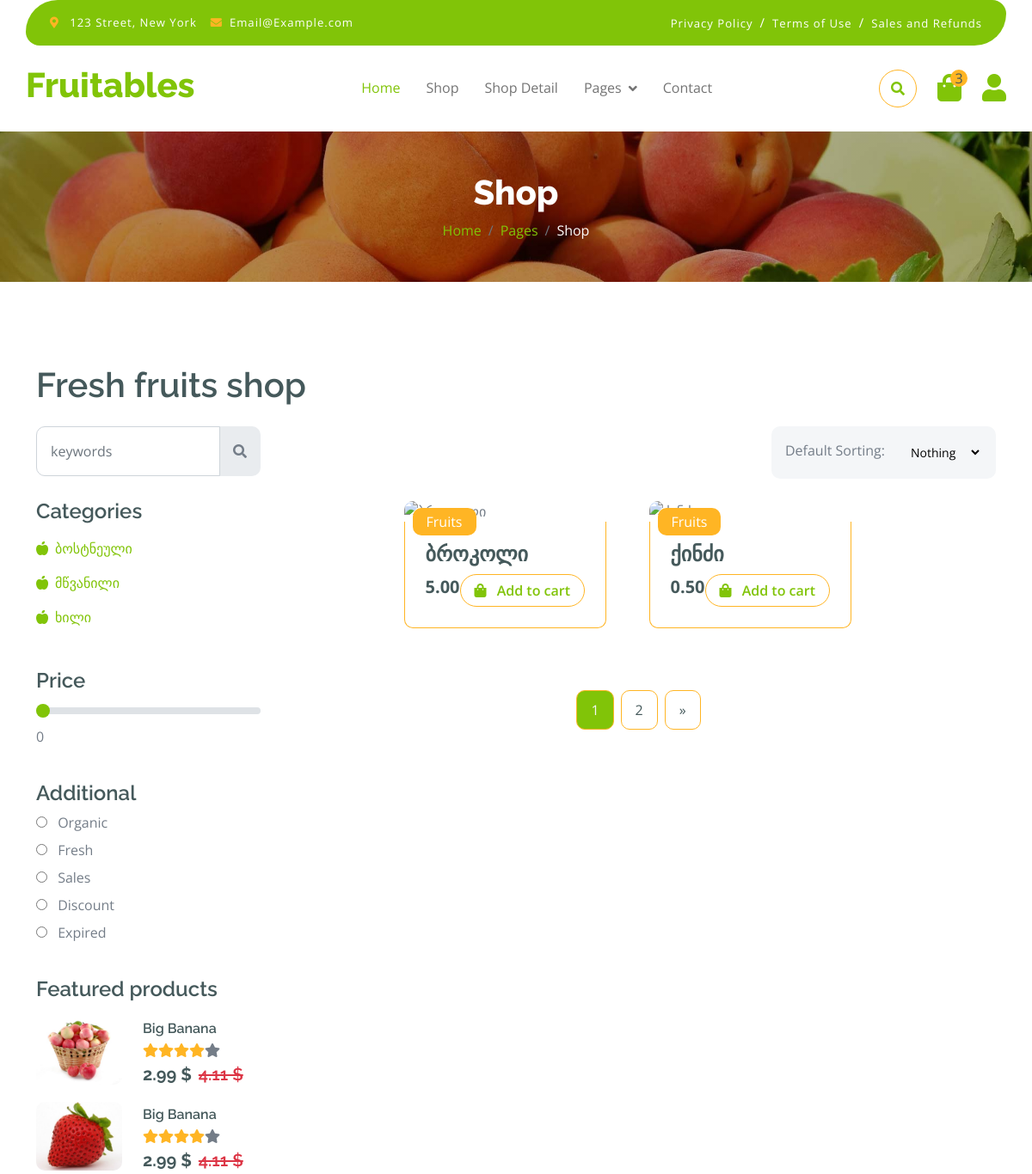
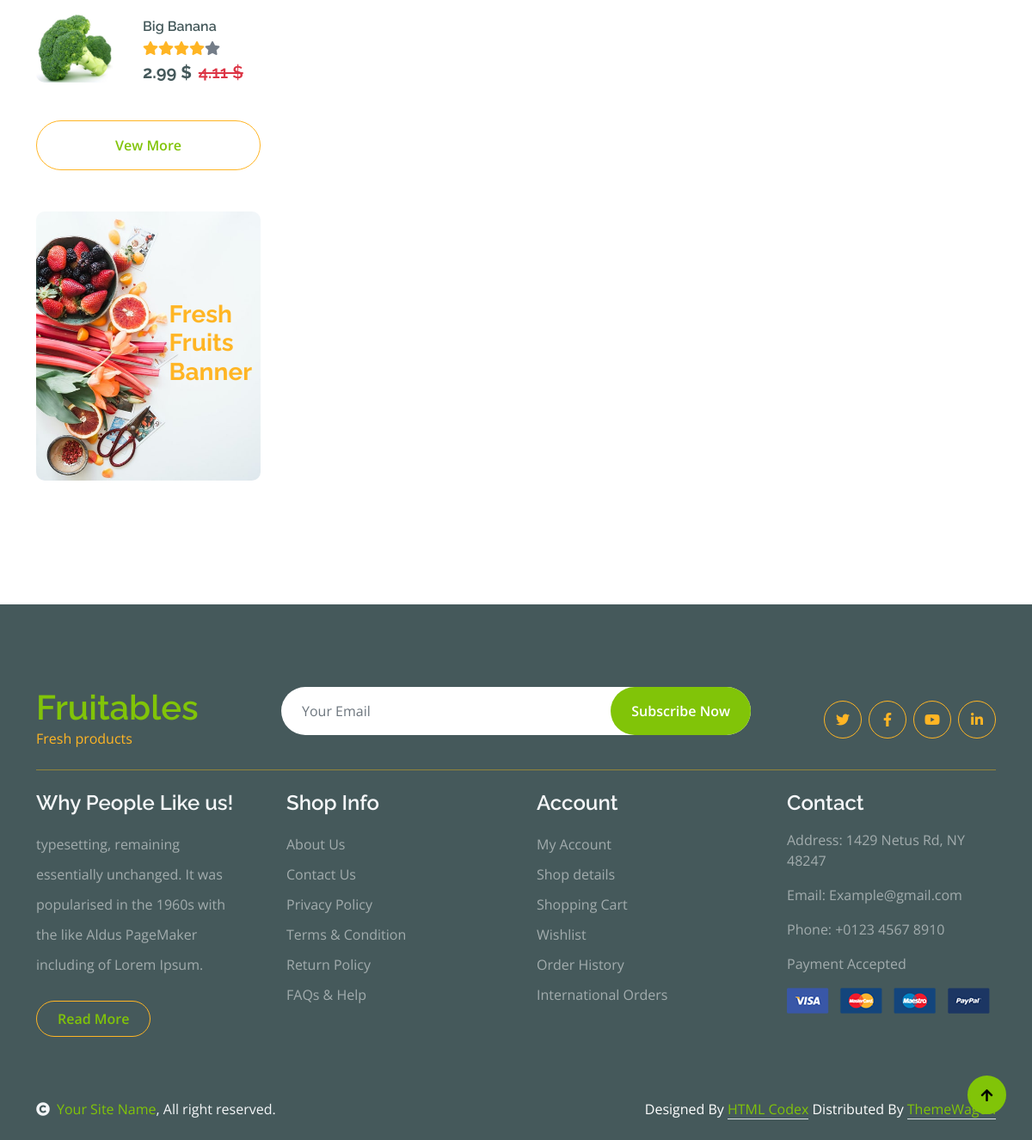
The app's page /store/category/sakvebi/ with its own data (2 pictures, top to bottom).
### store/models.py (models this page shows, shortened)
class Category(MPTTModel):
    name = models.CharField(max_length=100)
    parent = TreeForeignKey(
        'self', on_delete=models.CASCADE, null=True, blank=True, related_name='children')
    slug = models.SlugField(unique=True)

class Product(models.Model):
    name = models.CharField(max_length=100)
    description = models.TextField(blank=True)
    price = models.DecimalField(max_digits=10, decimal_places=2)
    quantity = models.PositiveIntegerField(default=1)
    categories = models.ManyToManyField(Category, related_name='products')
    image = VersatileImageField(upload_to='products/', blank=True, null=True, placeholder_image=OnStoragePlaceholderImage(
        path='products/default.jpg'
    ))

### store/views.py (the view)
# urls.py: path('category/', views.category_listing, name='all_products'),
def category_listing(request, slug=None):
    query = request.GET.get('q')
    products = Product.objects.prefetch_related('categories')
    if query:
        products = products.filter(
            Q(name__icontains=query) | Q(description__icontains=query)
        )
    categories_list = Category.objects.filter(parent__isnull=True)
    if slug:
        category = get_object_or_404(Category, slug=slug)
        subcategories = category.get_descendants(include_self=True)
        categories_list = subcategories.exclude(id=category.id)
        products = products.filter(categories__in=subcategories).distinct()
    paginator = Paginator(products, 2)
    page_number = request.GET.get('page')
    page_obj = paginator.get_page(page_number)
    context = {
        'title': 'Shop',
        'products': page_obj,
        'categories': categories_list,
    }
    return render(request, 'shop.html', context)

### store/templates/shop.html (shortened to what this page needs)
{% extends 'base.html' %}
{% load static %}
{% block content %}
<div class="container-fluid fruite py-5">
    <div class="container py-5">
        <h1 class="mb-4">Fresh fruits shop</h1>
        <div class="row g-4">
            <div class="col-lg-12">
                <div class="row g-4">
                    <div class="col-xl-3">
                        <form method="GET" action="{% url 'all_products' %}" class="w-100">
                            <div class="input-group w-100 mx-auto d-flex">
                                <input type="search" name="q" class="form-control p-3" placeholder="keywords"
                                       aria-describedby="search-icon-1">
                                <button type="submit" id="search-icon-1"
                                        class="input-group-text p-3 border-0 bg-gray">
                                    <i class="fa fa-search"></i>
                                </button>
                            </div>
                        </form>
                    </div>
                    <div class="col-6"></div>
                    <div class="col-xl-3">
                        <div class="bg-light ps-3 py-3 rounded d-flex justify-content-between mb-4">
                            <label for="fruits">Default Sorting:</label>
                            <select id="fruits" name="fruitlist" class="border-0 form-select-sm bg-light me-3"
                                    form="fruitform">
                                <option value="volvo">Nothing</option>
                            </select>
                        </div>
                    </div>
                </div>
                <div class="row g-4">
                    <div class="col-lg-3">
                        <div class="row g-4">
                            <div class="col-lg-12">
                                <div class="mb-3">
                                    <h4>Categories</h4>
                                    <ul class="list-unstyled fruite-categorie">
                                        {% for category in categories %}
                                        <li>
                                            <div class="d-flex justify-content-between fruite-name">
                                                <a href="{% url 'category_listing' slug=category.slug %}"><i
                                                        class="fas fa-apple-alt me-2"></i>{{ category.name }}</a>
                                            </div>
                                        </li>
                                        {% endfor %}
                                    </ul>
                                </div>
                            </div>
                            <div class="col-lg-12">
                                <div class="mb-3">
                                    <h4 class="mb-2">Price</h4>
                                    <input type="range" class="form-range w-100" id="rangeInput" name="rangeInput"
                                           min="0" max="500" value="0" oninput="amount.value=rangeInput.value">
                                    <output id="amount" name="amount" min-velue="0" max-value="500" for="rangeInput">0
                                    </output>
                                </div>
                            </div>
                            <div class="col-lg-12">
                                <div class="mb-3">
                                    <h4>Additional</h4>
                                    <div class="mb-2">
                                        <input type="radio" class="me-2" id="Categories-1" name="Categories-1"
                                               value="Beverages">
                                        <label for="Categories-1"> Organic</label>
                                    </div>
                                    <div class="mb-2">
                                        <input type="radio" class="me-2" id="Categories-2" name="Categories-1"
                                               value="Beverages">
                                        <label for="Categories-2"> Fresh</label>
                                    </div>
                                    <div class="mb-2">
                                        <input type="radio" class="me-2" id="Categories-3" name="Categories-1"
                                               value="Beverages">
                                        <label for="Categories-3"> Sales</label>
                                    </div>
                                    <div class="mb-2">
                                        <input type="radio" class="me-2" id="Categories-4" name="Categories-1"
                                               value="Beverages">
                                        <label for="Categories-4"> Discount</label>
                                    </div>
                                    <div class="mb-2">
                                        <input type="radio" class="me-2" id="Categories-5" name="Categories-1"
                                               value="Beverages">
                                        <label for="Categories-5"> Expired</label>
                                    </div>
                                </div>
                            </div>
                            <div class="col-lg-12">
                                <h4 class="mb-3">Featured products</h4>
                                <div class="d-flex align-items-center justify-content-start">
                                    <div class="rounded me-4" style="width: 100px; height: 100px;">
                                        <img src="{% static 'img/featur-1.jpg' %}" class="img-fluid rounded" alt="">
                                    </div>
                                    <div>
                                        <h6 class="mb-2">Big Banana</h6>
                                        <div class="d-flex mb-2">
                                            <i class="fa fa-star text-secondary"></i>
                                            <i class="fa fa-star text-secondary"></i>
                                            <i class="fa fa-star text-secondary"></i>
                                            <i class="fa fa-star text-secondary"></i>
                                            <i class="fa fa-star"></i>
                                        </div>
                                        <div class="d-flex mb-2">
                                            <h5 class="fw-bold me-2">2.99 $</h5>
                                            <h5 class="text-danger text-decoration-line-through">4.11 $</h5>
                                        </div>
                                    </div>
                                </div>
                                <div class="d-flex align-items-center justify-content-start">
                                    <div class="rounded me-4" style="width: 100px; height: 100px;">
                                        <img src="{% static 'img/featur-2.jpg' %}" class="img-fluid rounded" alt="">
                                    </div>
                                    <div>
                                        <h6 class="mb-2">Big Banana</h6>
                                        <div class="d-flex mb-2">
                                            <i class="fa fa-star text-secondary"></i>
                                            <i class="fa fa-star text-secondary"></i>
                                            <i class="fa fa-star text-secondary"></i>
                                            <i class="fa fa-star text-secondary"></i>
                                            <i class="fa fa-star"></i>
                                        </div>
                                        <div class="d-flex mb-2">
                                            <h5 class="fw-bold me-2">2.99 $</h5>
                                            <h5 class="text-danger text-decoration-line-through">4.11 $</h5>
                                        </div>
                                    </div>
                                </div>
                                <div class="d-flex align-items-center justify-content-start">
                                    <div class="rounded me-4" style="width: 100px; height: 100px;">
                                        <img src="{% static 'img/featur-3.jpg' %}" class="img-fluid rounded" alt="">
                                    </div>
                                    <div>
                                        <h6 class="mb-2">Big Banana</h6>
                                        <div class="d-flex mb-2">
                                            <i class="fa fa-star text-secondary"></i>
                                            <i class="fa fa-star text-secondary"></i>
                                            <i class="fa fa-star text-secondary"></i>
                                            <i class="fa fa-star text-secondary"></i>
                                            <i class="fa fa-star"></i>
                                        </div>
                                        <div class="d-flex mb-2">
                                            <h5 class="fw-bold me-2">2.99 $</h5>
                                            <h5 class="text-danger text-decoration-line-through">4.11 $</h5>
                                        </div>
                                    </div>
                                </div>
                                <div class="d-flex justify-content-center my-4">
                                    <a href="#"
                                       class="btn border border-secondary px-4 py-3 rounded-pill text-primary w-100">Vew
                                        More</a>
                                </div>
                            </div>
                            <div class="col-lg-12">
                                <div class="position-relative">
                                    <img src="{% static 'img/banner-fruits.jpg' %}" class="img-fluid w-100 rounded"
                                         alt="">
                                    <div class="position-absolute"
                                         style="top: 50%; right: 10px; transform: translateY(-50%);">
                                        <h3 class="text-secondary fw-bold">Fresh <br> Fruits <br> Banner</h3>
                                    </div>
                                </div>
                            </div>
                        </div>
                    </div>
                    <div class="col-lg-9">
                        <div class="row g-4 justify-content-center">
                            {% for product in products %}
                            <div class="col-md-6 col-lg-6 col-xl-4 d-flex">
                                <div class="rounded position-relative fruite-item flex-column">
                                    <div class="text-white bg-secondary px-3 py-1 rounded position-absolute"
                                         style="top: 10px; left: 10px;">Fruits
                                    </div>
                                    <div class="fruite-img">
                                    </div>
                                    <div class="p-4 border border-secondary border-top-0 rounded-bottom">
                                        <h4>{{ product.name }}</h4>
                                        <div class="d-flex justify-content-between flex-lg-wrap">
                                            <p class="text-dark fs-5 fw-bold mb-0">{{ product.price }}</p>
                                            <a href="#"
                                               class="btn border border-secondary rounded-pill px-3 text-primary">
                                                <i class="fa fa-shopping-bag me-2 text-primary"></i> Add to cart</a>
                                        </div>
                                    </div>
                                </div>
                            </div>
                            {% endfor %}
                            <div class="col-12">
                                <div class="pagination d-flex justify-content-center mt-5">
                                    {% for num in products.paginator.page_range %}
                                    {% if products.number == num %}
                                    <a href="?page={{ num }}" class="active rounded">{{ num }}</a>
                                    {% else %}
                                    <a href="?page={{ num }}" class="rounded">{{ num }}</a>
                                    {% endif %}
                                    {% endfor %}
                                    {% if products.has_next %}
                                    <a href="?page={{ products.next_page_number }}" class="rounded">&raquo;</a>
                                    {% endif %}
                                </div>
                            </div>
                        </div>
                    </div>
                </div>
            </div>
        </div>
    </div>
</div>
{% endblock content %}

### static/css/style.css (style rules this page uses)
.btn { font-weight: 600; transition: .5s; }
.btn.border-secondary { transition: 0.5s; }
.fruite .fruite-categorie .fruite-name { line-height: 40px; }
.fruite .fruite-categorie .fruite-name a { transition: 0.5s; }
.fruite .fruite-item { height: 100%; transition: 0.5s; }
.fruite .fruite-item .fruite-img { overflow: hidden; transition: 0.5s; border-radius: 10px 10px 0 0; }
.pagination { display: inline-block; }
.pagination a { color: var(--bs-dark); padding: 10px 16px; text-decoration: none; transition: 0.5s; border: 1px solid var(--bs-secondary); margin: 0 4px; }
.pagination a.active { background-color: var(--bs-primary); color: var(--bs-light); border: 1px solid var(--bs-secondary); }

### records on screen
Category: name "ბოსტნეული"
Category: name "მწვანილი"
Category: name "ხილი"
Product: name "ბროკოლი", price "5.00"
Product: name "ქინძი", price "0.50"

### other values on screen
{{ title }} "Shop"
{{ num }} "1"
{{ num }} "2"
